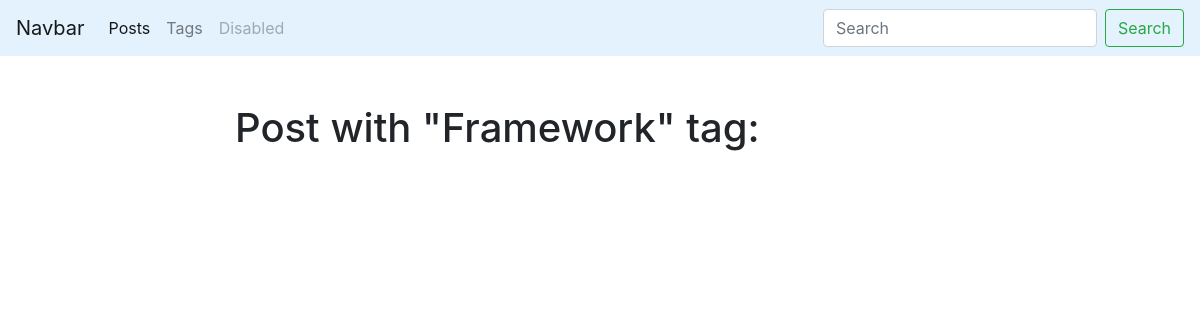
The app's page /blog/tag/framework/, older data.
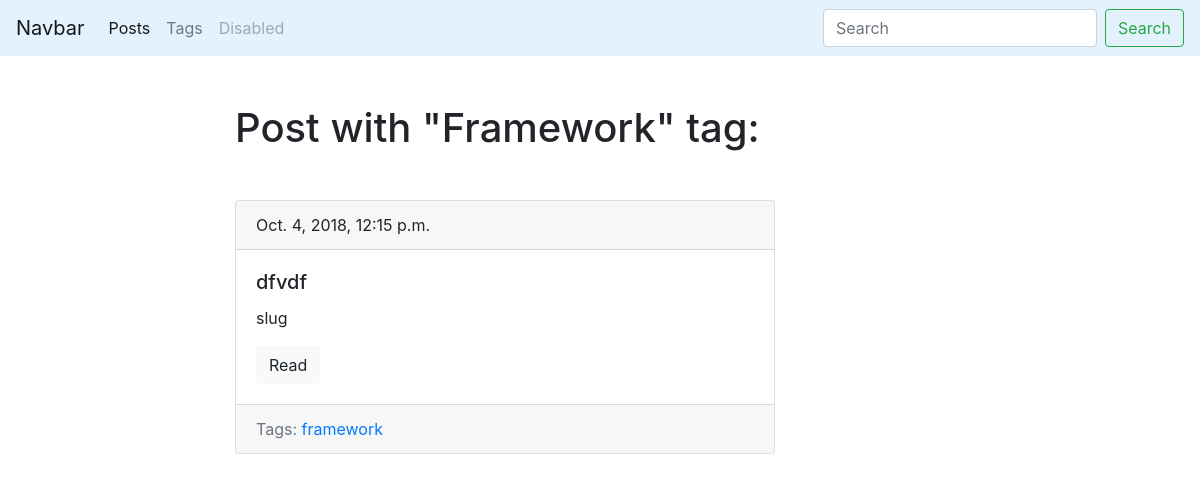
The same page, newer data.
### blog/models.py (models this page shows, shortened)
class Tag(models.Model):
    title = models.CharField(max_length=50)
    slug = models.SlugField(max_length=50, unique=True)
    def get_absolute_url(self):
        return reverse('tag_detail_url', kwargs={'slug': self.slug})
    class Meta:
        ordering = ['title']

class Post(models.Model):
    title = models.CharField(max_length=150, db_index=True)
    slug = models.SlugField(max_length=150, blank=True, unique=True)
    body = models.TextField(blank=True, db_index=True)
    tags = models.ManyToManyField('Tag', blank=True, related_name='posts')
    date_pub = models.DateTimeField(auto_now_add=True)
    def get_absolute_url(self):
        return reverse('post_detail_url', kwargs={'slug': self.slug})
    class Meta:
        ordering = ['date_pub']

### blog/views.py (the view)
# urls.py: path('tag/<str:slug>/', TagDetail.as_view(), name='tag_detail_url'),
class TagDetail(ObjectDetailMixin, View):
    model = Tag
    template = 'blog/tag_detail.html'

### blog/utils.py (called while the page is built)
    def get(self, request, slug):
        obj = get_object_or_404(self.model, slug__iexact=slug)
        return render(request, self.template, context={self.model.__name__.lower(): obj,
                                                       'admin_object': obj, 'detail': True})

### blog/templates/blog/tag_detail.html (shortened to what this page needs)
{% extends 'blog/base_blog.html' %}
{% block content %}
	<h1 class="mb-5">Post with "{{ tag.title|title }}" tag:</h1>
	{% for post in tag.posts.all %}
		{% include 'blog/includes/post_card_template.html' %}
	{% endfor %}
{% endblock %}

### blog/templates/blog/base_blog.html (shortened to what this page needs)
{% extends 'base.html' %}

### templates/base.html (shortened to what this page needs)
{% load static %}
<html lang="en">
<head>
    <link rel="stylesheet" href="https://stackpath.bootstrapcdn.com/bootstrap/4.1.3/css/bootstrap.min.css">
    <link rel="stylesheet" href="{% static 'css/styles.css' %}">
</head>
<body>
	<nav class="navbar navbar-expand-lg navbar-light" style="background-color: #e3f2fd;">
		<a class="navbar-brand" href="#">Navbar</a>
		<div class="collapse navbar-collapse" id="navbarSupportedContent">
			<ul class="navbar-nav mr-auto">
				<li class="nav-item active">
					<a class="nav-link" href="{% url 'posts_list_url' %}">Posts</a>
				</li>
				<li class="nav-item">
					<a class="nav-link" href="{% url 'tags_list_url' %}">Tags</a>
				</li>
				<li class="nav-item">
					<a class="nav-link disabled" href="#">Disabled</a>
				</li>
			</ul>
			<form class="form-inline my-2 my-lg-0" action="{% url 'posts_list_url' %}">
				<input class="form-control mr-sm-2" type="search" placeholder="Search" aria-label="Search" name="search">
				<button class="btn btn-outline-success my-2 my-sm-0" type="submit">Search</button>
			</form>
		</div>
	</nav>
	<div class="container mt-5">
		<div class="row">
			<div class="col-6 offset-md-2">
				{% block content %}{% endblock %}
			</div>
		</div>
	</div>
</body>
</html>

### blog/templates/blog/includes/post_card_template.html
<div class="card mb-4">
	<div class="card-header">
		{{ post.date_pub }}
	</div>
	<div class="card-body">
		<h5 class="card-title">{{ post.title }}</h5>
		<p class="card-text">{{ post.body|truncatewords:15 }}</p>
		<a href="{{ post.get_absolute_url }}" class="btn btn-light">Read</a>
	</div>
	<div class="card-footer text-muted">
		Tags:
		{% for tag in post.tags.all %}
			<a href="{{ tag.get_absolute_url }}">{{ tag.title }}</a>
		{% endfor %}
	</div>
</div>

Row changes from the older to the newer data that the page shows:
added Post: date_pub "Oct. 4, 2018, 12:15 p.m.", title "dfvdf", body "slug", Tag (title "framework")
